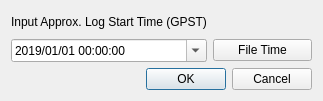
<?xml version="1.0" encoding="UTF-8"?>
<ui version="4.0">
 <class>StartDialog</class>
 <widget class="QWidget" name="StartDialog">
  <property name="geometry">
   <rect>
    <x>0</x>
    <y>0</y>
    <width>323</width>
    <height>101</height>
   </rect>
  </property>
  <property name="windowTitle">
   <string>Start Time</string>
  </property>
  <property name="toolTip">
   <string/>
  </property>
  <layout class="QGridLayout" name="gridLayout_2">
   <item row="0" column="0">
    <widget class="QLabel" name="label1">
     <property name="toolTip">
      <string/>
     </property>
     <property name="text">
      <string>Input Approx. Log Start Time (GPST)</string>
     </property>
    </widget>
   </item>
   <item row="1" column="0">
    <widget class="QDateTimeEdit" name="tETime">
     <property name="toolTip">
      <string>Start date and time</string>
     </property>
     <property name="dateTime">
      <datetime>
       <hour>0</hour>
       <minute>0</minute>
       <second>0</second>
       <year>2019</year>
       <month>1</month>
       <day>1</day>
      </datetime>
     </property>
     <property name="displayFormat">
      <string>yyyy/MM/dd hh:mm:ss</string>
     </property>
     <property name="calendarPopup">
      <bool>true</bool>
     </property>
     <property name="timeSpec">
      <enum>Qt::UTC</enum>
     </property>
    </widget>
   </item>
   <item row="1" column="1">
    <widget class="QPushButton" name="btnFileTime">
     <property name="toolTip">
      <string>Set time to file creation time</string>
     </property>
     <property name="text">
      <string>File Time</string>
     </property>
    </widget>
   </item>
   <item row="3" column="0" colspan="2">
    <widget class="QDialogButtonBox" name="buttonBox">
     <property name="standardButtons">
      <set>QDialogButtonBox::Cancel|QDialogButtonBox::Ok</set>
     </property>
    </widget>
   </item>
  </layout>
 </widget>
 <resources/>
 <connections/>
</ui>
